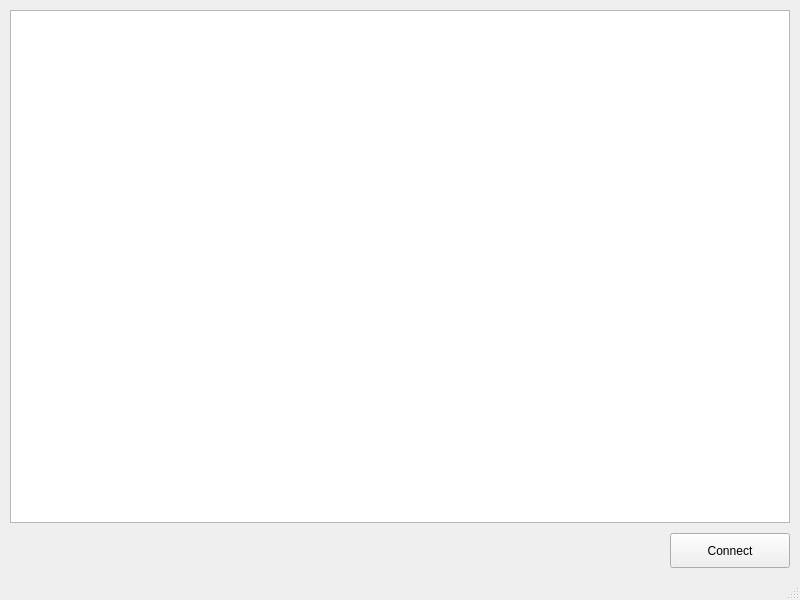
<?xml version="1.0" encoding="UTF-8"?>
<ui version="4.0">
 <class>MainWindow</class>
 <widget class="QMainWindow" name="MainWindow">
  <property name="geometry">
   <rect>
    <x>0</x>
    <y>0</y>
    <width>800</width>
    <height>600</height>
   </rect>
  </property>
  <property name="windowTitle">
   <string>Sensor Telemetry System</string>
  </property>
  <widget class="QWidget" name="centralwidget">
   <!-- Главная вертикальная компоновка: таблица сверху, панель снизу -->
   <layout class="QVBoxLayout" name="mainVerticalLayout">
    <property name="spacing">
     <number>10</number>
    </property>
    <property name="leftMargin">
     <number>10</number>
    </property>
    <property name="topMargin">
     <number>10</number>
    </property>
    <property name="rightMargin">
     <number>10</number>
    </property>
    <property name="bottomMargin">
     <number>10</number>
    </property>
    
    <!-- 1. Таблица (Занимает всё свободное место) -->
    <item>
     <widget class="QTableView" name="SystemTableView">
      <property name="sortingEnabled">
       <bool>true</bool>
      </property>
     </widget>
    </item>
    
    <!-- 2. Нижняя панель управления командами -->
    <item>
     <layout class="QHBoxLayout" name="controlPanelLayout">
      <!-- Элемент-пружина (Spacer), сдвигающий кнопки в правый угол -->
      <item>
       <spacer name="horizontalSpacer">
        <property name="orientation">
         <enum>Qt::Horizontal</enum>
        </property>
        <property name="sizeHint" stdset="0">
         <size>
          <width>40</width>
          <height>20</height>
         </size>
        </property>
       </spacer>
      </item>
      
      <!-- Кнопка подключения -->
      <item>
       <widget class="QPushButton" name="connectButton">
        <property name="minimumSize">
         <size>
          <width>120</width>
          <height>35</height>
         </size>
        </property>
        <property name="text">
         <string>Connect</string>
        </property>
       </widget>
      </item>
     </layout>
    </item>
    
   </layout>
  </widget>
  <widget class="QMenuBar" name="menubar">
   <property name="geometry">
    <rect>
     <x>0</x>
     <y>0</y>
     <width>800</width>
     <height>22</height>
    </rect>
   </property>
  </widget>
  <widget class="QStatusBar" name="statusbar"/>
 </widget>
 <resources/>
 <connections/>
</ui>
